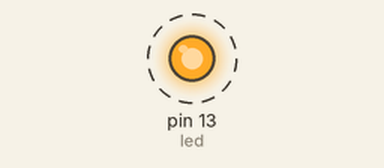
This sketch was run on a simulated Arduino Uno, built with avr-gcc and run on an emulated ATmega328P. Parts: output pins drawn as LEDs (lit = HIGH). Dashed ring = blinking. What the sketch prints to the serial monitor is not drawn.

Above: at 0.5 s.
Timing chart, 0 to 4.6 s (numbered marks = the images above):
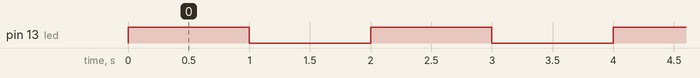

Measured:
- by itself, pin 13 (led): alternates HIGH for 1.0 s and LOW for 1.0 s

The sketch:

arduino.ino
```cpp
// 23 lines 13 code 6 comments 4 blanks

int led = 13;

void setup() {
    // setup println()
    Serial.begin(155200);
    // Init LED pin
    pinMode(led, OUTPUT);
}

/**
 * Blink the LED
*/
void loop() {
    Serial.println("LED ON!");
    digitalWrite(led, HIGH);
    delay(1000);

    Serial.println("LED OFF!");
    digitalWrite(led, LOW);
    delay(1000);
}
```

cpp.cpp
```cpp
/* 46 lines 37 code 3 comments 6 blanks */

#include <stdio.h>

// bubble_sort_function
void bubble_sort(int a[10], int n) {
  int t;
  int j = n;
  int s = 1;
  while (s > 0) {
    s = 0;
    int i = 1;
    while (i < j) {
      if (a[i] < a[i - 1]) {
        t = a[i];
        a[i] = a[i - 1];
        a[i - 1] = t;
        s = 1;
      }
      i++;
    }
    j--;
  }
}

int main() {
  int a[] = {4, 65, 2, -31, 0, 99, 2, 83, 782, 1};
  int n = 10;
  int i = 0;

  printf(R"(Before sorting:\n\n" )");
  // Single line comment
  while (i < n) {
    printf("%d ", a[i]);
    i++;
  }

  bubble_sort(a, n);

  printf("\n\nAfter sorting:\n\n");
  i = 0;
  while (i < n) {
    printf("%d ", a[i]);
    i++;
  }
}
```
